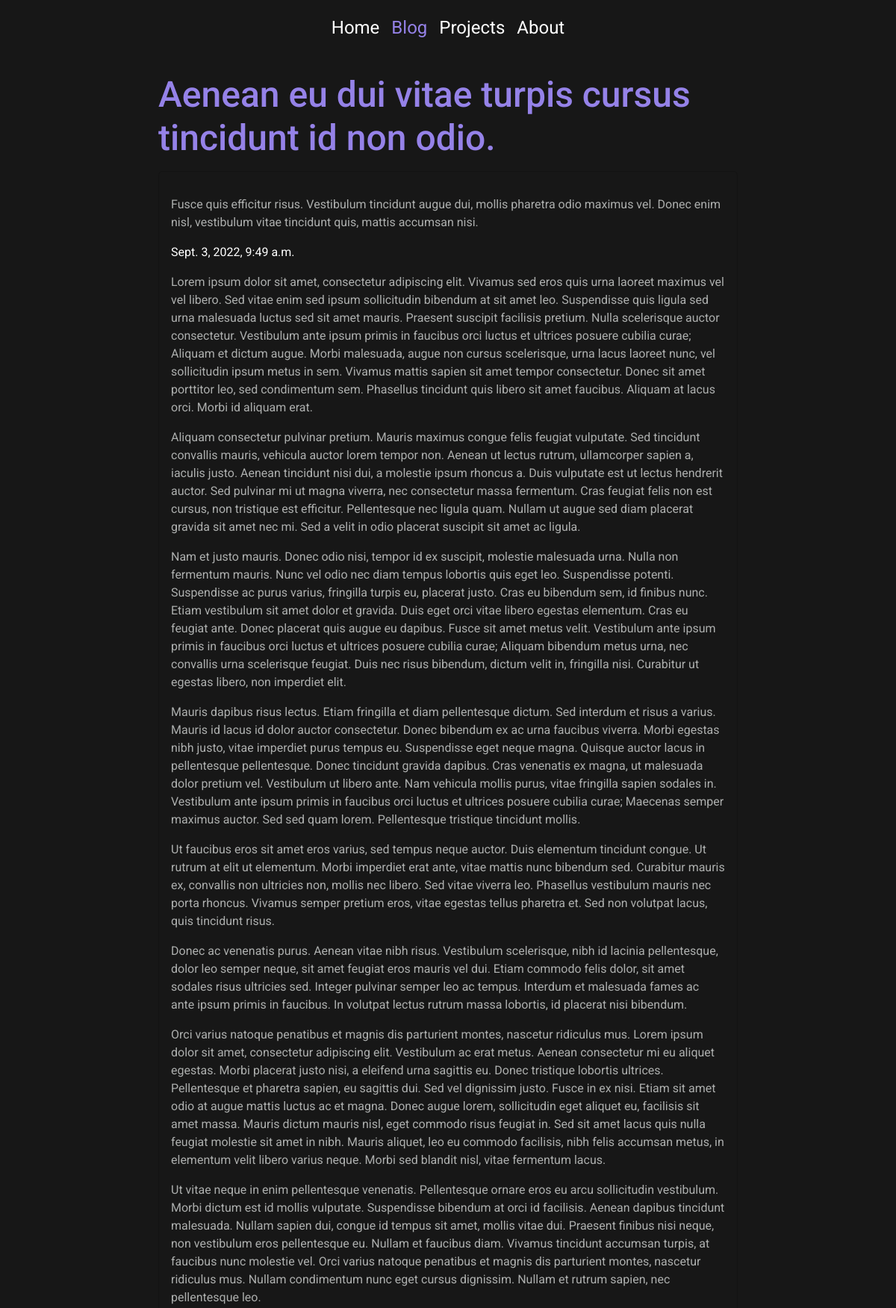
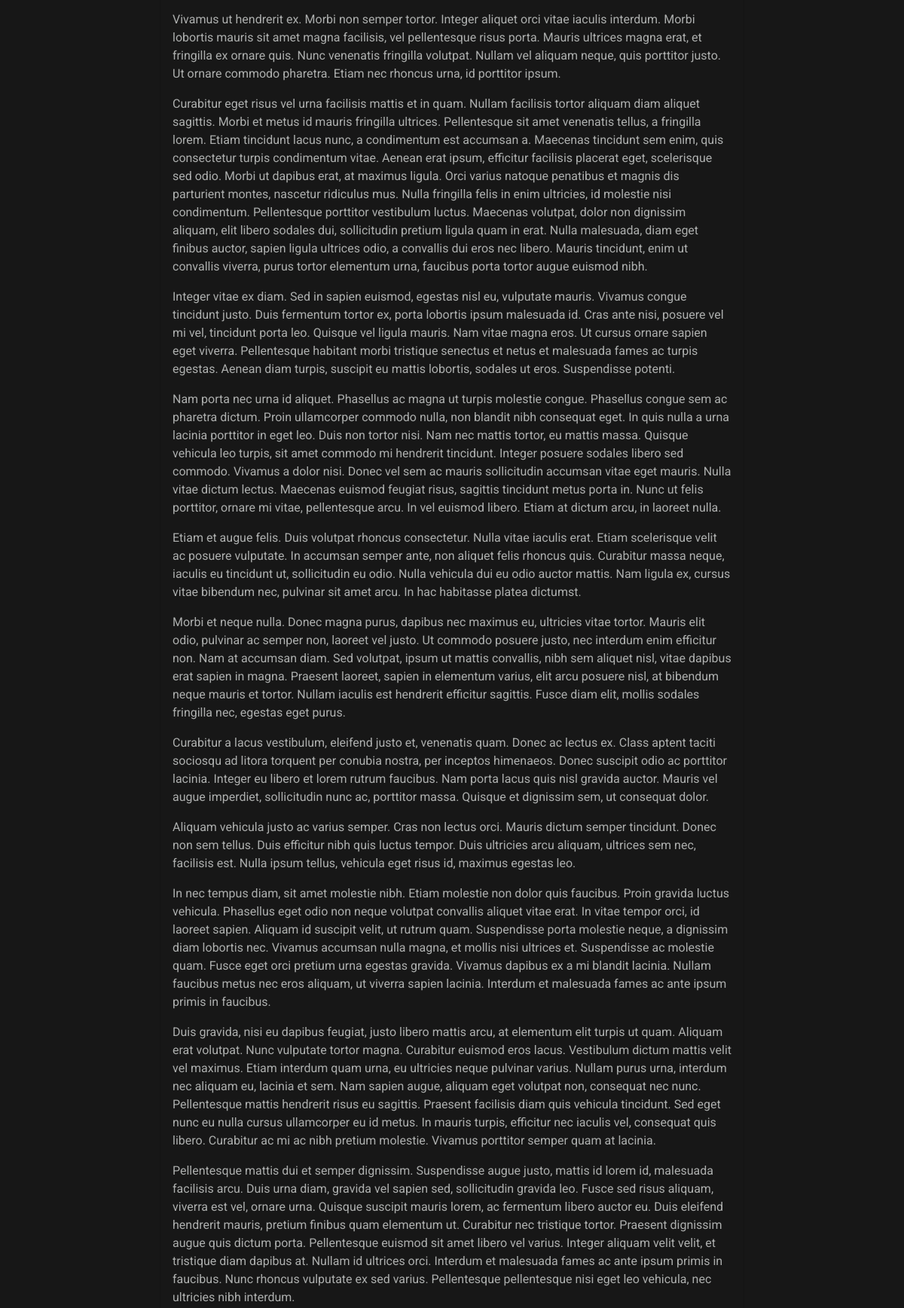
/blog/Aenean eu dui vitae turpis cursus tincidunt id non odio. (upper part), run on the app's committed database (2 pictures, top to bottom).
### core/models.py (models this page shows, shortened)
class Blog(models.Model):
    user = models.ForeignKey(User, on_delete=models.CASCADE, null=True)
    title = models.CharField(max_length=355)
    summary = RichTextField(null=True)
    content = RichTextField()
    created_at = models.DateTimeField(auto_now=False, auto_now_add=True)
    updated_at = models.DateTimeField(auto_now=True, auto_now_add=False)

### core/views.py (the view)
# urls.py: 2. Add a URL to urlpatterns:  path('blog/', include('blog.urls'))
def blog(request, title=''):
    if title:
        blog = Blog.objects.get(title=title)
        context = {
            'blog':blog
        }
        return render(request, 'blog_detail.html', context)
    blogs = Blog.objects.all().order_by('-created_at')
    context = {
        'blogs':blogs
    }
    return render(request, 'blog.html', context)

### core/templates/blog_detail.html
{% extends 'base.html' %}
{% block blog %}
    <li class="nav-item">
    <a class="nav-link active text-1 fs-5" href="{% url 'blog' %}">Blog </a>
    </li>
{% endblock blog %}
{% block content %}
<section  class="container container-margin my-5" style="min-height:100vh;">
    <h2 class="text-1" > {{blog.title}} </h2>
    <div class="row">
        <div class="col-xl-12 my-2">
            <div class="card bg-1" style="min-width: 100%;">
                <div class="card-body">
                    <p class="card-text "> {{blog.summary|safe}}</p>
                    <p class="card-text text-white"> {{blog.created_at}}</p>
                    <p class="card-text text-4"> {{blog.content|safe}}</p>
                </div>
            </div>
        </div>
    </div>
</section>
{% endblock content %}

### core/static/styles.css (style rules this page uses)
.bg-1 { background-color: rgb(23, 23, 23); }
.text-1 { color: #9582e8 !important; }
.text-4 { color: #662525 !important; }
.container-margin { max-width: 800px; }
section::before { display: block; content: " "; margin-top: -50px; height: 100px; visibility: hidden; pointer-events: none; }

### data on the page
Blog: title "Aenean eu dui vitae turpis cursus tincidunt id non odio.", summary "Fusce quis efficitur risus. Vestibulum tincidunt augue dui, mollis pharetra odio maximus vel. Donec enim nisl, vestibulum vitae tincidunt quis, mattis accumsan nisi.", created_at "Sept. 3, 2022, 9:49 a.m.", content "Lorem ipsum dolor sit amet, consectetur adipiscing elit. Vivamus sed eros quis urna laoreet maximus vel vel libero. Sed vitae enim sed ipsum sollicitudin bibendum at sit amet leo. Suspendisse quis ligula sed urna malesuada luctus sed sit amet mauris. Praesent suscipit facilisis pretium. Nulla scelerisque auctor consectetur. Vestibulum ante ipsum primis in faucibus orci luctus et ultrices posuere cubilia curae; Aliquam et dictum augue. Morbi malesuada, augue non cursus scelerisque, urna lacus laoreet nunc, vel sollicitudin ipsum metus in sem. Vivamus mattis sapien sit amet tempor consectetur. Donec sit amet porttitor leo, sed condimentum sem. Phasellus tincidunt quis libero sit amet…"
